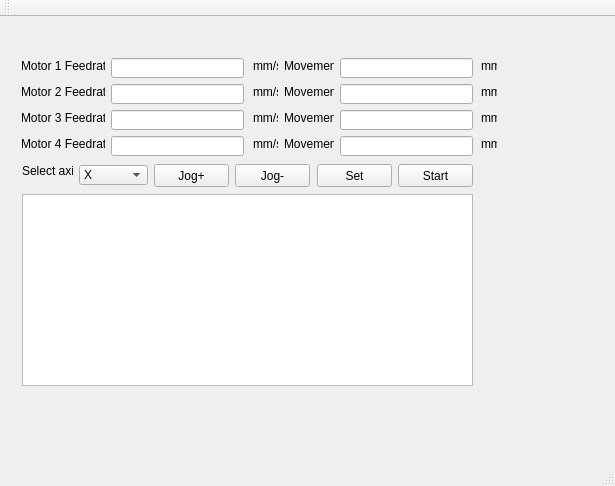
<?xml version="1.0" encoding="UTF-8"?>
<ui version="4.0">
 <class>MainWindow</class>
 <widget class="QMainWindow" name="MainWindow">
  <property name="geometry">
   <rect>
    <x>0</x>
    <y>0</y>
    <width>615</width>
    <height>486</height>
   </rect>
  </property>
  <property name="windowTitle">
   <string>MainWindow</string>
  </property>
  <widget class="QWidget" name="centralWidget">
   <widget class="QLineEdit" name="Motor1_feedrate">
    <property name="geometry">
     <rect>
      <x>111</x>
      <y>41</y>
      <width>133</width>
      <height>20</height>
     </rect>
    </property>
   </widget>
   <widget class="QLineEdit" name="Motor2_feedrate">
    <property name="geometry">
     <rect>
      <x>111</x>
      <y>67</y>
      <width>133</width>
      <height>20</height>
     </rect>
    </property>
   </widget>
   <widget class="QLineEdit" name="Motor3_feedrate">
    <property name="geometry">
     <rect>
      <x>111</x>
      <y>93</y>
      <width>133</width>
      <height>20</height>
     </rect>
    </property>
   </widget>
   <widget class="QLineEdit" name="Motor4_feedrate">
    <property name="geometry">
     <rect>
      <x>111</x>
      <y>119</y>
      <width>133</width>
      <height>20</height>
     </rect>
    </property>
   </widget>
   <widget class="QLineEdit" name="Movement_m1">
    <property name="geometry">
     <rect>
      <x>340</x>
      <y>41</y>
      <width>133</width>
      <height>20</height>
     </rect>
    </property>
   </widget>
   <widget class="QLineEdit" name="Movement_m2">
    <property name="geometry">
     <rect>
      <x>340</x>
      <y>67</y>
      <width>133</width>
      <height>20</height>
     </rect>
    </property>
   </widget>
   <widget class="QLineEdit" name="Movement_m3">
    <property name="geometry">
     <rect>
      <x>340</x>
      <y>93</y>
      <width>133</width>
      <height>20</height>
     </rect>
    </property>
   </widget>
   <widget class="QLineEdit" name="Movement_m4">
    <property name="geometry">
     <rect>
      <x>340</x>
      <y>119</y>
      <width>133</width>
      <height>20</height>
     </rect>
    </property>
   </widget>
   <widget class="QLabel" name="label">
    <property name="geometry">
     <rect>
      <x>21</x>
      <y>41</y>
      <width>84</width>
      <height>16</height>
     </rect>
    </property>
    <property name="text">
     <string>Motor 1 Feedrate</string>
    </property>
   </widget>
   <widget class="QLabel" name="label_2">
    <property name="geometry">
     <rect>
      <x>21</x>
      <y>67</y>
      <width>84</width>
      <height>16</height>
     </rect>
    </property>
    <property name="text">
     <string>Motor 2 Feedrate</string>
    </property>
   </widget>
   <widget class="QLabel" name="label_3">
    <property name="geometry">
     <rect>
      <x>21</x>
      <y>93</y>
      <width>84</width>
      <height>16</height>
     </rect>
    </property>
    <property name="text">
     <string>Motor 3 Feedrate</string>
    </property>
   </widget>
   <widget class="QLabel" name="label_4">
    <property name="geometry">
     <rect>
      <x>21</x>
      <y>119</y>
      <width>84</width>
      <height>16</height>
     </rect>
    </property>
    <property name="text">
     <string>Motor 4 Feedrate</string>
    </property>
   </widget>
   <widget class="QLabel" name="label_5">
    <property name="geometry">
     <rect>
      <x>284</x>
      <y>41</y>
      <width>50</width>
      <height>16</height>
     </rect>
    </property>
    <property name="text">
     <string>Movement</string>
    </property>
   </widget>
   <widget class="QLabel" name="label_6">
    <property name="geometry">
     <rect>
      <x>284</x>
      <y>67</y>
      <width>50</width>
      <height>16</height>
     </rect>
    </property>
    <property name="text">
     <string>Movement</string>
    </property>
   </widget>
   <widget class="QLabel" name="label_8">
    <property name="geometry">
     <rect>
      <x>284</x>
      <y>93</y>
      <width>50</width>
      <height>16</height>
     </rect>
    </property>
    <property name="text">
     <string>Movement</string>
    </property>
   </widget>
   <widget class="QLabel" name="label_10">
    <property name="geometry">
     <rect>
      <x>284</x>
      <y>119</y>
      <width>50</width>
      <height>16</height>
     </rect>
    </property>
    <property name="text">
     <string>Movement</string>
    </property>
   </widget>
   <widget class="QPushButton" name="Start">
    <property name="geometry">
     <rect>
      <x>398</x>
      <y>147</y>
      <width>75</width>
      <height>23</height>
     </rect>
    </property>
    <property name="text">
     <string>Start</string>
    </property>
   </widget>
   <widget class="QComboBox" name="Axis_Select">
    <property name="geometry">
     <rect>
      <x>79</x>
      <y>148</y>
      <width>69</width>
      <height>20</height>
     </rect>
    </property>
    <item>
     <property name="text">
      <string>X</string>
     </property>
    </item>
    <item>
     <property name="text">
      <string>Z</string>
     </property>
    </item>
    <item>
     <property name="text">
      <string>Y</string>
     </property>
    </item>
   </widget>
   <widget class="QLabel" name="label_12">
    <property name="geometry">
     <rect>
      <x>22</x>
      <y>146</y>
      <width>51</width>
      <height>16</height>
     </rect>
    </property>
    <property name="text">
     <string>Select axis</string>
    </property>
   </widget>
   <widget class="QPushButton" name="Jogup">
    <property name="geometry">
     <rect>
      <x>154</x>
      <y>147</y>
      <width>75</width>
      <height>23</height>
     </rect>
    </property>
    <property name="text">
     <string>Jog+</string>
    </property>
   </widget>
   <widget class="QPushButton" name="Jogdown">
    <property name="geometry">
     <rect>
      <x>235</x>
      <y>147</y>
      <width>75</width>
      <height>23</height>
     </rect>
    </property>
    <property name="text">
     <string>Jog-</string>
    </property>
   </widget>
   <widget class="QLabel" name="label_7">
    <property name="geometry">
     <rect>
      <x>253</x>
      <y>41</y>
      <width>25</width>
      <height>16</height>
     </rect>
    </property>
    <property name="text">
     <string>mm/s</string>
    </property>
   </widget>
   <widget class="QLabel" name="label_13">
    <property name="geometry">
     <rect>
      <x>253</x>
      <y>67</y>
      <width>25</width>
      <height>16</height>
     </rect>
    </property>
    <property name="text">
     <string>mm/s</string>
    </property>
   </widget>
   <widget class="QLabel" name="label_14">
    <property name="geometry">
     <rect>
      <x>253</x>
      <y>93</y>
      <width>25</width>
      <height>16</height>
     </rect>
    </property>
    <property name="text">
     <string>mm/s</string>
    </property>
   </widget>
   <widget class="QLabel" name="label_15">
    <property name="geometry">
     <rect>
      <x>253</x>
      <y>119</y>
      <width>25</width>
      <height>16</height>
     </rect>
    </property>
    <property name="text">
     <string>mm/s</string>
    </property>
   </widget>
   <widget class="QLabel" name="label_16">
    <property name="geometry">
     <rect>
      <x>481</x>
      <y>41</y>
      <width>16</width>
      <height>16</height>
     </rect>
    </property>
    <property name="text">
     <string>mm</string>
    </property>
   </widget>
   <widget class="QLabel" name="label_17">
    <property name="geometry">
     <rect>
      <x>481</x>
      <y>67</y>
      <width>16</width>
      <height>16</height>
     </rect>
    </property>
    <property name="text">
     <string>mm</string>
    </property>
   </widget>
   <widget class="QLabel" name="label_18">
    <property name="geometry">
     <rect>
      <x>481</x>
      <y>93</y>
      <width>16</width>
      <height>16</height>
     </rect>
    </property>
    <property name="text">
     <string>mm</string>
    </property>
   </widget>
   <widget class="QLabel" name="label_19">
    <property name="geometry">
     <rect>
      <x>481</x>
      <y>119</y>
      <width>16</width>
      <height>16</height>
     </rect>
    </property>
    <property name="text">
     <string>mm</string>
    </property>
   </widget>
   <widget class="QListWidget" name="Lcd">
    <property name="geometry">
     <rect>
      <x>22</x>
      <y>177</y>
      <width>451</width>
      <height>192</height>
     </rect>
    </property>
   </widget>
   <widget class="QPushButton" name="Set">
    <property name="geometry">
     <rect>
      <x>317</x>
      <y>147</y>
      <width>75</width>
      <height>23</height>
     </rect>
    </property>
    <property name="text">
     <string>Set</string>
    </property>
   </widget>
   <zorder>Motor1_feedrate</zorder>
   <zorder>Motor2_feedrate</zorder>
   <zorder>Motor3_feedrate</zorder>
   <zorder>Motor4_feedrate</zorder>
   <zorder>Movement_m1</zorder>
   <zorder>Movement_m2</zorder>
   <zorder>Movement_m3</zorder>
   <zorder>Movement_m4</zorder>
   <zorder>label</zorder>
   <zorder>label_2</zorder>
   <zorder>label_3</zorder>
   <zorder>label_4</zorder>
   <zorder>label_5</zorder>
   <zorder>label_6</zorder>
   <zorder>label_8</zorder>
   <zorder>label_10</zorder>
   <zorder>Set</zorder>
   <zorder>Start</zorder>
   <zorder>Axis_Select</zorder>
   <zorder>label_12</zorder>
   <zorder>Jogup</zorder>
   <zorder>Jogdown</zorder>
   <zorder>Set</zorder>
   <zorder>label_7</zorder>
   <zorder>label_13</zorder>
   <zorder>label_14</zorder>
   <zorder>label_15</zorder>
   <zorder>label_16</zorder>
   <zorder>label_17</zorder>
   <zorder>label_18</zorder>
   <zorder>label_19</zorder>
   <zorder>Lcd</zorder>
  </widget>
  <widget class="QMenuBar" name="menuBar">
   <property name="geometry">
    <rect>
     <x>0</x>
     <y>0</y>
     <width>615</width>
     <height>20</height>
    </rect>
   </property>
  </widget>
  <widget class="QToolBar" name="mainToolBar">
   <attribute name="toolBarArea">
    <enum>TopToolBarArea</enum>
   </attribute>
   <attribute name="toolBarBreak">
    <bool>false</bool>
   </attribute>
  </widget>
  <widget class="QStatusBar" name="statusBar"/>
 </widget>
 <layoutdefault spacing="6" margin="11"/>
 <resources/>
 <connections/>
</ui>
